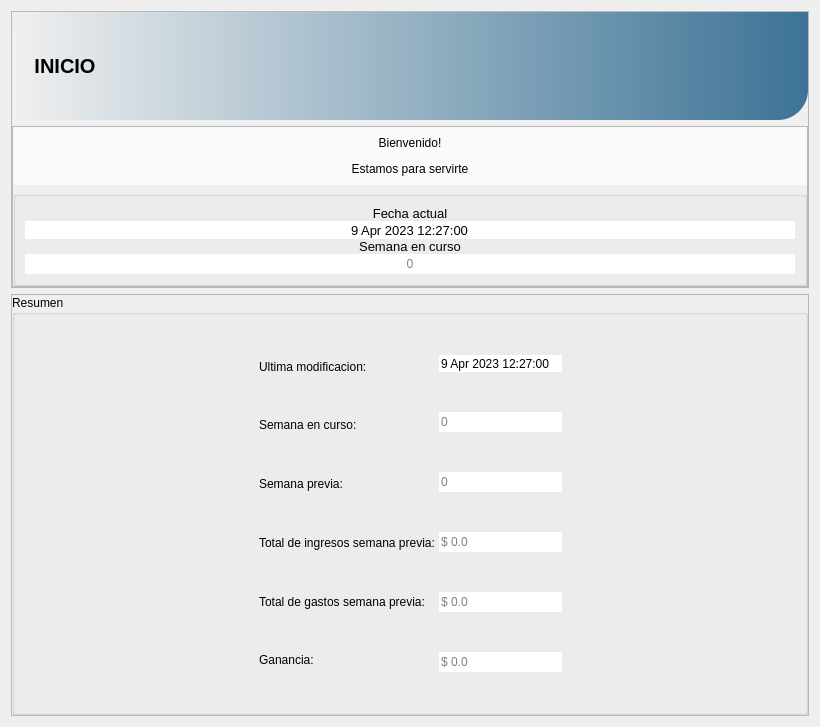
            <widget class="QWidget" name="pg_inicio">
             <layout class="QVBoxLayout" name="verticalLayout_17">
              <item>
               <widget class="QFrame" name="frame_5">
                <property name="maximumSize">
                 <size>
                  <width>16777215</width>
                  <height>350</height>
                 </size>
                </property>
                <property name="frameShape">
                 <enum>QFrame::StyledPanel</enum>
                </property>
                <property name="frameShadow">
                 <enum>QFrame::Raised</enum>
                </property>
                <layout class="QVBoxLayout" name="verticalLayout_6">
                 <property name="spacing">
                  <number>6</number>
                 </property>
                 <property name="leftMargin">
                  <number>0</number>
                 </property>
                 <property name="topMargin">
                  <number>0</number>
                 </property>
                 <property name="rightMargin">
                  <number>0</number>
                 </property>
                 <property name="bottomMargin">
                  <number>0</number>
                 </property>
                 <item>
                  <widget class="QGroupBox" name="groupBox_5">
                   <property name="maximumSize">
                    <size>
                     <width>16777215</width>
                     <height>156</height>
                    </size>
                   </property>
                   <property name="font">
                    <font>
                     <family>Arial</family>
                     <pointsize>12</pointsize>
                     <weight>75</weight>
                     <bold>true</bold>
                    </font>
                   </property>
                   <property name="styleSheet">
                    <string notr="true">background-color: qlineargradient(spread:pad, x1:0, y1:0, x2:1, y2:0, stop:0 rgba(240, 240, 240, 255), stop:1 rgba(60, 115, 150, 255));
border-top-left-radius:30px;
 border-bottom-right-radius:30px;
</string>
                   </property>
                   <property name="title">
                    <string/>
                   </property>
                   <layout class="QHBoxLayout" name="horizontalLayout_6">
                    <item>
                     <widget class="QLabel" name="label_10">
                      <property name="maximumSize">
                       <size>
                        <width>90</width>
                        <height>90</height>
                       </size>
                      </property>
                      <property name="styleSheet">
                       <string notr="true">background-color: rgba(0, 0, 0, 0);</string>
                      </property>
                      <property name="text">
                       <string/>
                      </property>
                      <property name="pixmap">
                       <pixmap>images/3388856.png</pixmap>
                      </property>
                      <property name="scaledContents">
                       <bool>true</bool>
                      </property>
                      <property name="alignment">
                       <set>Qt::AlignCenter</set>
                      </property>
                      <property name="wordWrap">
                       <bool>false</bool>
                      </property>
                     </widget>
                    </item>
                    <item>
                     <widget class="QLabel" name="label_11">
                      <property name="maximumSize">
                       <size>
                        <width>81</width>
                        <height>31</height>
                       </size>
                      </property>
                      <property name="font">
                       <font>
                        <pointsize>15</pointsize>
                        <weight>75</weight>
                        <bold>true</bold>
                       </font>
                      </property>
                      <property name="autoFillBackground">
                       <bool>false</bool>
                      </property>
                      <property name="styleSheet">
                       <string notr="true">background-color: rgba(0, 0, 0, 0);
color: rgb(0, 0, 0);</string>
                      </property>
                      <property name="text">
                       <string>INICIO</string>
                      </property>
                      <property name="alignment">
                       <set>Qt::AlignCenter</set>
                      </property>
                     </widget>
                    </item>
                    <item>
                     <spacer name="horizontalSpacer_7">
                      <property name="orientation">
                       <enum>Qt::Horizontal</enum>
                      </property>
                      <property name="sizeHint" stdset="0">
                       <size>
                        <width>607</width>
                        <height>20</height>
                       </size>
                      </property>
                     </spacer>
                    </item>
                    <item>
                     <widget class="QLabel" name="label_13">
                      <property name="sizePolicy">
                       <sizepolicy hsizetype="Expanding" vsizetype="Expanding">
                        <horstretch>0</horstretch>
                        <verstretch>0</verstretch>
                       </sizepolicy>
                      </property>
                      <property name="minimumSize">
                       <size>
                        <width>90</width>
                        <height>90</height>
                       </size>
                      </property>
                      <property name="maximumSize">
                       <size>
                        <width>90</width>
                        <height>90</height>
                       </size>
                      </property>
                      <property name="styleSheet">
                       <string notr="true">background-color: rgba(0, 0, 0,0);</string>
                      </property>
                      <property name="text">
                       <string/>
                      </property>
                      <property name="pixmap">
                       <pixmap>images/5044540.png</pixmap>
                      </property>
                      <property name="scaledContents">
                       <bool>true</bool>
                      </property>
                      <property name="alignment">
                       <set>Qt::AlignCenter</set>
                      </property>
                     </widget>
                    </item>
                   </layout>
                  </widget>
                 </item>
                 <item>
                  <widget class="QFrame" name="frame_18">
                   <property name="frameShape">
                    <enum>QFrame::StyledPanel</enum>
                   </property>
                   <property name="frameShadow">
                    <enum>QFrame::Raised</enum>
                   </property>
                   <layout class="QVBoxLayout" name="verticalLayout_24">
                    <property name="spacing">
                     <number>6</number>
                    </property>
                    <property name="leftMargin">
                     <number>0</number>
                    </property>
                    <property name="topMargin">
                     <number>0</number>
                    </property>
                    <property name="rightMargin">
                     <number>0</number>
                    </property>
                    <property name="bottomMargin">
                     <number>0</number>
                    </property>
                    <item>
                     <widget class="QGroupBox" name="groupBox_22">
                      <property name="maximumSize">
                       <size>
                        <width>16777215</width>
                        <height>60</height>
                       </size>
                      </property>
                      <property name="styleSheet">
                       <string notr="true">background-color: rgb(250, 250, 250);
border:none;</string>
                      </property>
                      <property name="title">
                       <string/>
                      </property>
                      <layout class="QGridLayout" name="gridLayout_26">
                       <item row="0" column="0">
                        <widget class="QLabel" name="label_24">
                         <property name="maximumSize">
                          <size>
                           <width>16777215</width>
                           <height>40</height>
                          </size>
                         </property>
                         <property name="text">
                          <string>&lt;html&gt;&lt;head/&gt;&lt;body&gt;&lt;p align=&quot;center&quot;&gt;Bienvenido!&lt;/p&gt;&lt;p align=&quot;center&quot;&gt;Estamos para servirte&lt;/p&gt;&lt;/body&gt;&lt;/html&gt;</string>
                         </property>
                        </widget>
                       </item>
                      </layout>
                     </widget>
                    </item>
                    <item>
                     <widget class="QGroupBox" name="groupBox_18">
                      <property name="title">
                       <string/>
                      </property>
                      <layout class="QGridLayout" name="gridLayout_25">
                       <property name="verticalSpacing">
                        <number>8</number>
                       </property>
                       <item row="0" column="0">
                        <layout class="QVBoxLayout" name="verticalLayout_25">
                         <item>
                          <widget class="QLabel" name="label_22">
                           <property name="font">
                            <font>
                             <pointsize>10</pointsize>
                            </font>
                           </property>
                           <property name="text">
                            <string>Fecha actual</string>
                           </property>
                           <property name="alignment">
                            <set>Qt::AlignCenter</set>
                           </property>
                          </widget>
                         </item>
                         <item>
                          <widget class="QDateTimeEdit" name="fecha_sistema_dateTimeEdit">
                           <property name="font">
                            <font>
                             <pointsize>10</pointsize>
                            </font>
                           </property>
                           <property name="wrapping">
                            <bool>false</bool>
                           </property>
                           <property name="frame">
                            <bool>false</bool>
                           </property>
                           <property name="alignment">
                            <set>Qt::AlignCenter</set>
                           </property>
                           <property name="readOnly">
                            <bool>true</bool>
                           </property>
                           <property name="buttonSymbols">
                            <enum>QAbstractSpinBox::NoButtons</enum>
                           </property>
                           <property name="showGroupSeparator" stdset="0">
                            <bool>false</bool>
                           </property>
                           <property name="dateTime">
                            <datetime>
                             <hour>12</hour>
                             <minute>27</minute>
                             <second>0</second>
                             <year>2023</year>
                             <month>4</month>
                             <day>9</day>
                            </datetime>
                           </property>
                           <property name="time">
                            <time>
                             <hour>12</hour>
                             <minute>27</minute>
                             <second>0</second>
                            </time>
                           </property>
                          </widget>
                         </item>
                         <item>
                          <widget class="QLabel" name="label_33">
                           <property name="font">
                            <font>
                             <pointsize>10</pointsize>
                            </font>
                           </property>
                           <property name="text">
                            <string>Semana en curso</string>
                           </property>
                           <property name="alignment">
                            <set>Qt::AlignCenter</set>
                           </property>
                          </widget>
                         </item>
                         <item>
                          <widget class="QLineEdit" name="ledt_numero_semana">
                           <property name="frame">
                            <bool>false</bool>
                           </property>
                           <property name="alignment">
                            <set>Qt::AlignCenter</set>
                           </property>
                           <property name="readOnly">
                            <bool>true</bool>
                           </property>
                           <property name="placeholderText">
                            <string>0</string>
                           </property>
                          </widget>
                         </item>
                        </layout>
                       </item>
                      </layout>
                     </widget>
                    </item>
                   </layout>
                  </widget>
                 </item>
                </layout>
               </widget>
              </item>
              <item>
               <widget class="QFrame" name="frame_23">
                <property name="frameShape">
                 <enum>QFrame::StyledPanel</enum>
                </property>
                <property name="frameShadow">
                 <enum>QFrame::Raised</enum>
                </property>
                <layout class="QGridLayout" name="gridLayout_22">
                 <property name="leftMargin">
                  <number>0</number>
                 </property>
                 <property name="topMargin">
                  <number>0</number>
                 </property>
                 <property name="rightMargin">
                  <number>0</number>
                 </property>
                 <property name="bottomMargin">
                  <number>0</number>
                 </property>
                 <property name="spacing">
                  <number>0</number>
                 </property>
                 <item row="0" column="0">
                  <widget class="QGroupBox" name="groupBox_16">
                   <property name="sizePolicy">
                    <sizepolicy hsizetype="Expanding" vsizetype="Expanding">
                     <horstretch>0</horstretch>
                     <verstretch>0</verstretch>
                    </sizepolicy>
                   </property>
                   <property name="title">
                    <string>Resumen</string>
                   </property>
                   <layout class="QGridLayout" name="gridLayout_23" columnstretch="0,0,0">
                    <property name="leftMargin">
                     <number>0</number>
                    </property>
                    <property name="topMargin">
                     <number>0</number>
                    </property>
                    <property name="rightMargin">
                     <number>0</number>
                    </property>
                    <property name="bottomMargin">
                     <number>0</number>
                    </property>
                    <property name="spacing">
                     <number>0</number>
                    </property>
                    <item row="0" column="1">
                     <layout class="QHBoxLayout" name="horizontalLayout_7">
                      <item>
                       <layout class="QVBoxLayout" name="verticalLayout_21">
                        <item>
                         <spacer name="verticalSpacer_15">
                          <property name="orientation">
                           <enum>Qt::Vertical</enum>
                          </property>
                          <property name="sizeHint" stdset="0">
                           <size>
                            <width>20</width>
                            <height>40</height>
                           </size>
                          </property>
                         </spacer>
                        </item>
                        <item>
                         <widget class="QLabel" name="label_16">
                          <property name="text">
                           <string>Ultima modificacion:</string>
                          </property>
                         </widget>
                        </item>
                        <item>
                         <spacer name="verticalSpacer_3">
                          <property name="orientation">
                           <enum>Qt::Vertical</enum>
                          </property>
                          <property name="sizeHint" stdset="0">
                           <size>
                            <width>20</width>
                            <height>40</height>
                           </size>
                          </property>
                         </spacer>
                        </item>
                        <item>
                         <widget class="QLabel" name="label_20">
                          <property name="text">
                           <string>Semana en curso:</string>
                          </property>
                         </widget>
                        </item>
                        <item>
                         <spacer name="verticalSpacer_6">
                          <property name="orientation">
                           <enum>Qt::Vertical</enum>
                          </property>
                          <property name="sizeHint" stdset="0">
                           <size>
                            <width>20</width>
                            <height>40</height>
                           </size>
                          </property>
                         </spacer>
                        </item>
                        <item>
                         <widget class="QLabel" name="label_21">
                          <property name="text">
                           <string>Semana previa:</string>
                          </property>
                         </widget>
                        </item>
                        <item>
                         <spacer name="verticalSpacer_7">
                          <property name="orientation">
                           <enum>Qt::Vertical</enum>
                          </property>
                          <property name="sizeHint" stdset="0">
                           <size>
                            <width>20</width>
                            <height>40</height>
                           </size>
                          </property>
                         </spacer>
                        </item>
                        <item>
                         <widget class="QLabel" name="label_17">
                          <property name="minimumSize">
                           <size>
                            <width>180</width>
                            <height>0</height>
                           </size>
                          </property>
                          <property name="text">
                           <string>Total de ingresos semana previa:</string>
                          </property>
                         </widget>
                        </item>
                        <item>
                         <spacer name="verticalSpacer_8">
                          <property name="orientation">
                           <enum>Qt::Vertical</enum>
                          </property>
                          <property name="sizeHint" stdset="0">
                           <size>
                            <width>20</width>
                            <height>40</height>
                           </size>
                          </property>
                         </spacer>
                        </item>
                        <item>
                         <widget class="QLabel" name="label_18">
                          <property name="text">
                           <string>Total de gastos semana previa:</string>
                          </property>
                         </widget>
                        </item>
                        <item>
                         <spacer name="verticalSpacer_9">
                          <property name="orientation">
                           <enum>Qt::Vertical</enum>
                          </property>
                          <property name="sizeHint" stdset="0">
                           <size>
                            <width>20</width>
                            <height>40</height>
                           </size>
                          </property>
                         </spacer>
                        </item>
                        <item>
                         <widget class="QLabel" name="label_19">
                          <property name="text">
                           <string>Ganancia:</string>
                          </property>
                         </widget>
                        </item>
                        <item>
                         <spacer name="verticalSpacer_17">
                          <property name="orientation">
                           <enum>Qt::Vertical</enum>
                          </property>
                          <property name="sizeHint" stdset="0">
                           <size>
                            <width>20</width>
                            <height>40</height>
                           </size>
                          </property>
                         </spacer>
                        </item>
                       </layout>
                      </item>
                      <item>
                       <layout class="QVBoxLayout" name="verticalLayout_22">
                        <item>
                         <spacer name="verticalSpacer_16">
                          <property name="orientation">
                           <enum>Qt::Vertical</enum>
                          </property>
                          <property name="sizeHint" stdset="0">
                           <size>
                            <width>20</width>
                            <height>40</height>
                           </size>
                          </property>
                         </spacer>
                        </item>
                        <item>
                         <widget class="QDateTimeEdit" name="dateTimeEdit_2">
                          <property name="wrapping">
                           <bool>false</bool>
                          </property>
                          <property name="frame">
                           <bool>false</bool>
                          </property>
                          <property name="alignment">
                           <set>Qt::AlignLeading|Qt::AlignLeft|Qt::AlignVCenter</set>
                          </property>
                          <property name="readOnly">
                           <bool>true</bool>
                          </property>
                          <property name="buttonSymbols">
                           <enum>QAbstractSpinBox::NoButtons</enum>
                          </property>
                          <property name="dateTime">
                           <datetime>
                            <hour>12</hour>
                            <minute>27</minute>
                            <second>0</second>
                            <year>2023</year>
                            <month>4</month>
                            <day>9</day>
                           </datetime>
                          </property>
                          <property name="time">
                           <time>
                            <hour>12</hour>
                            <minute>27</minute>
                            <second>0</second>
                           </time>
                          </property>
                         </widget>
                        </item>
                        <item>
                         <spacer name="verticalSpacer_10">
                          <property name="orientation">
                           <enum>Qt::Vertical</enum>
                          </property>
                          <property name="sizeHint" stdset="0">
                           <size>
                            <width>20</width>
                            <height>40</height>
                           </size>
                          </property>
                         </spacer>
                        </item>
                        <item>
                         <widget class="QLineEdit" name="lineEdit_5">
                          <property name="frame">
                           <bool>false</bool>
                          </property>
                          <property name="alignment">
                           <set>Qt::AlignLeading|Qt::AlignLeft|Qt::AlignVCenter</set>
                          </property>
                          <property name="readOnly">
                           <bool>true</bool>
                          </property>
                          <property name="placeholderText">
                           <string>0</string>
                          </property>
                         </widget>
                        </item>
                        <item>
                         <spacer name="verticalSpacer_11">
                          <property name="orientation">
                           <enum>Qt::Vertical</enum>
                          </property>
                          <property name="sizeHint" stdset="0">
                           <size>
                            <width>20</width>
                            <height>40</height>
                           </size>
                          </property>
                         </spacer>
                        </item>
                        <item>
                         <widget class="QLineEdit" name="lineEdit_6">
                          <property name="frame">
                           <bool>false</bool>
                          </property>
                          <property name="alignment">
                           <set>Qt::AlignLeading|Qt::AlignLeft|Qt::AlignVCenter</set>
                          </property>
                          <property name="readOnly">
                           <bool>true</bool>
                          </property>
                          <property name="placeholderText">
                           <string>0</string>
                          </property>
                         </widget>
                        </item>
                        <item>
                         <spacer name="verticalSpacer_12">
                          <property name="orientation">
                           <enum>Qt::Vertical</enum>
                          </property>
                          <property name="sizeHint" stdset="0">
                           <size>
                            <width>20</width>
                            <height>40</height>
                           </size>
                          </property>
                         </spacer>
                        </item>
                        <item>
                         <widget class="QLineEdit" name="lineEdit_2">
                          <property name="frame">
                           <bool>false</bool>
                          </property>
                          <property name="alignment">
                           <set>Qt::AlignLeading|Qt::AlignLeft|Qt::AlignVCenter</set>
                          </property>
                          <property name="readOnly">
                           <bool>true</bool>
                          </property>
                          <property name="placeholderText">
                           <string>$ 0.0</string>
                          </property>
                         </widget>
                        </item>
                        <item>
                         <spacer name="verticalSpacer_13">
                          <property name="orientation">
                           <enum>Qt::Vertical</enum>
                          </property>
                          <property name="sizeHint" stdset="0">
                           <size>
                            <width>20</width>
                            <height>40</height>
                           </size>
                          </property>
                         </spacer>
                        </item>
                        <item>
                         <widget class="QLineEdit" name="lineEdit_3">
                          <property name="frame">
                           <bool>false</bool>
                          </property>
                          <property name="alignment">
                           <set>Qt::AlignLeading|Qt::AlignLeft|Qt::AlignVCenter</set>
                          </property>
                          <property name="readOnly">
                           <bool>true</bool>
                          </property>
                          <property name="placeholderText">
                           <string>$ 0.0</string>
                          </property>
                         </widget>
                        </item>
                        <item>
                         <spacer name="verticalSpacer_14">
                          <property name="orientation">
                           <enum>Qt::Vertical</enum>
                          </property>
                          <property name="sizeHint" stdset="0">
                           <size>
                            <width>20</width>
                            <height>40</height>
                           </size>
                          </property>
                         </spacer>
                        </item>
                        <item>
                         <widget class="QLineEdit" name="lineEdit_4">
                          <property name="frame">
                           <bool>false</bool>
                          </property>
                          <property name="alignment">
                           <set>Qt::AlignLeading|Qt::AlignLeft|Qt::AlignVCenter</set>
                          </property>
                          <property name="readOnly">
                           <bool>true</bool>
                          </property>
                          <property name="placeholderText">
                           <string>$ 0.0</string>
                          </property>
                         </widget>
                        </item>
                        <item>
                         <spacer name="verticalSpacer_18">
                          <property name="orientation">
                           <enum>Qt::Vertical</enum>
                          </property>
                          <property name="sizeHint" stdset="0">
                           <size>
                            <width>20</width>
                            <height>40</height>
                           </size>
                          </property>
                         </spacer>
                        </item>
                       </layout>
                      </item>
                     </layout>
                    </item>
                    <item row="0" column="0">
                     <spacer name="horizontalSpacer_9">
                      <property name="orientation">
                       <enum>Qt::Horizontal</enum>
                      </property>
                      <property name="sizeHint" stdset="0">
                       <size>
                        <width>40</width>
                        <height>20</height>
                       </size>
                      </property>
                     </spacer>
                    </item>
                    <item row="0" column="2">
                     <spacer name="horizontalSpacer_17">
                      <property name="orientation">
                       <enum>Qt::Horizontal</enum>
                      </property>
                      <property name="sizeHint" stdset="0">
                       <size>
                        <width>40</width>
                        <height>20</height>
                       </size>
                      </property>
                     </spacer>
                    </item>
                   </layout>
                  </widget>
                 </item>
                </layout>
               </widget>
              </item>
             </layout>
            </widget>
